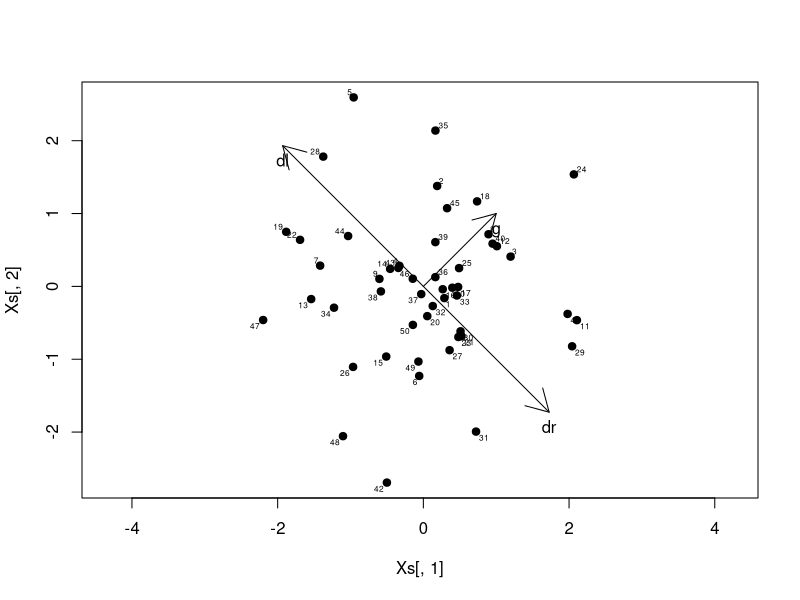

This chart was generated by the following R code:
library(calibrate)


### Name: shiftvector
### Title: Compute a shift vector for a calibrated axis.
### Aliases: shiftvector
### Keywords: multivariate

### ** Examples

X <- matrix(rnorm(100),ncol=2)
Xs <- scale(X)

g <- c(1,1)

plot(Xs[,1],Xs[,2],asp=1,pch=19)
textxy(Xs[,1],Xs[,2],1:nrow(X))

arrows(0,0,g[1],g[2])
text(g[1],g[2],"g",pos=1)

out <- shiftvector(g,X,verbose=TRUE)
dr <- out$dr
dl <- out$dl

arrows(0,0,dl[1],dl[2])
text(dl[1],dl[2],"dl",pos=1)

arrows(0,0,dr[1],dr[2])
text(dr[1],dr[2],"dr",pos=1)
